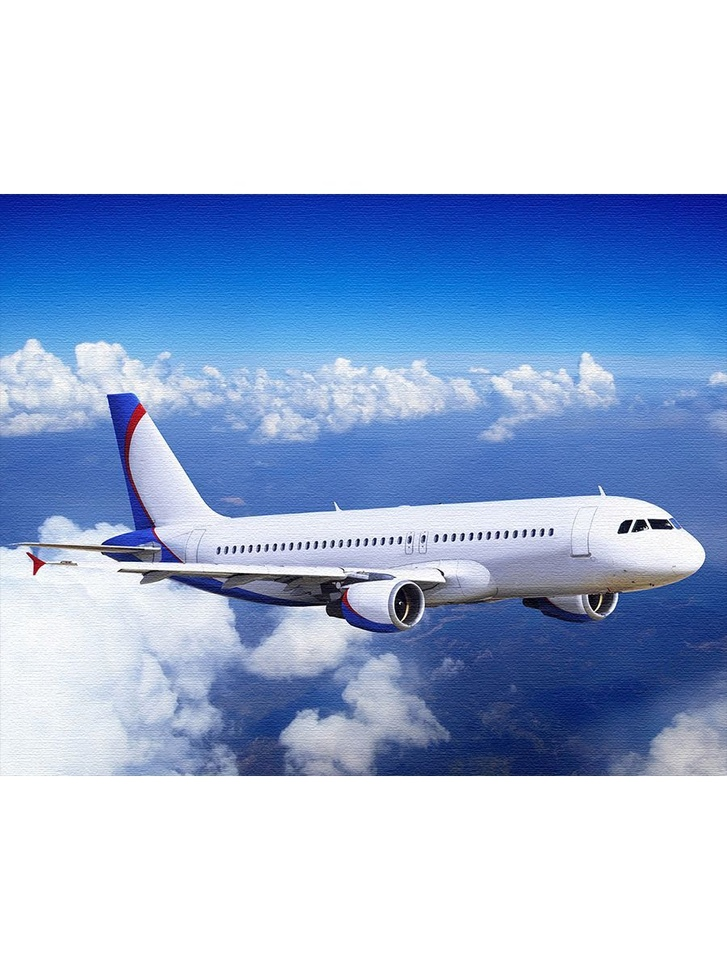
#> input picture Machine learning with Python Cookbook 2nd edition/8 work to images/images/plane.jpg, 727 x 970 px, shrunk from 900 x 1200 before the run
$ python '8.4 Cropping image.py'
#> lines starting #> are read from the running program, lines starting #| are printed output that depends on the picture
# Загрузить библиотеку
import cv2
import numpy as np
from matplotlib import pyplot as plt

# Загрузить изображение в оттенках серого
image = cv2.imread("images/plane.jpg", cv2.IMREAD_GRAYSCALE)
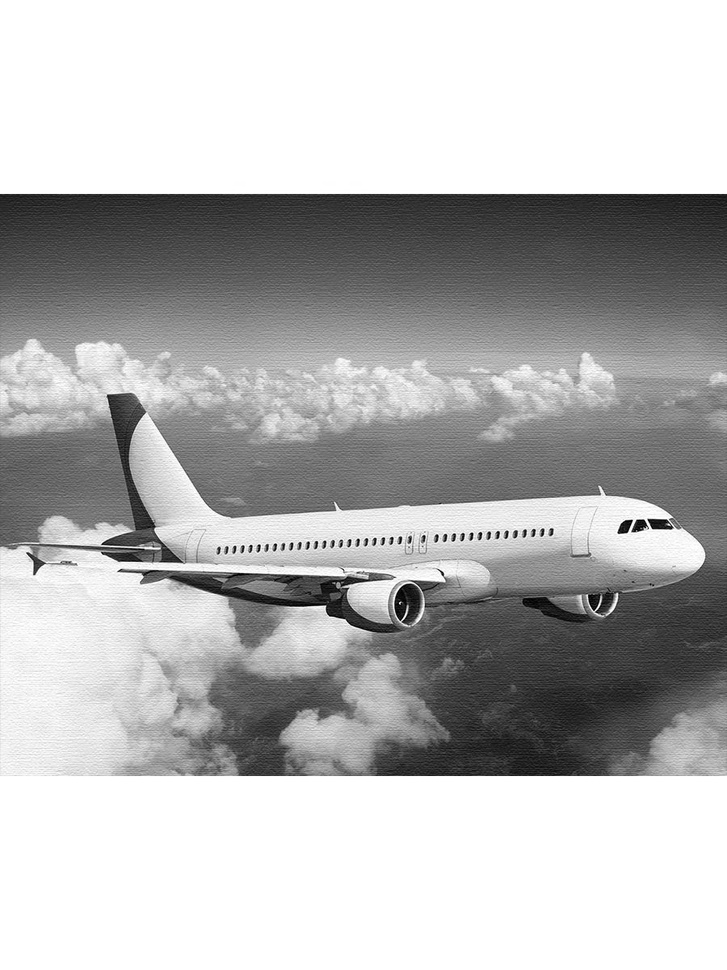
#> image: shape (970, 727); min 0, max 255, mean 182.2

# Выбраь первую половину столбцов и все строки
image_cropped = image[:,:128]
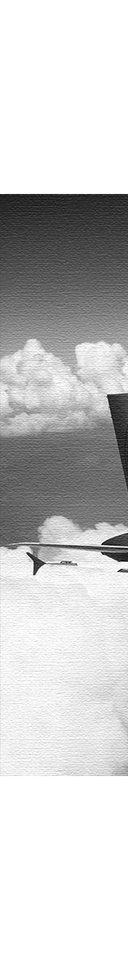
#> image_cropped: shape (970, 128); min 3, max 255, mean 201.6

# Вывести изображение
plt.imshow(image_cropped, cmap="gray")
plt.axis("off")
plt.show()

# Сохранить изображение
cv2.imwrite("images/plane_cropped.jpg", image_cropped)
